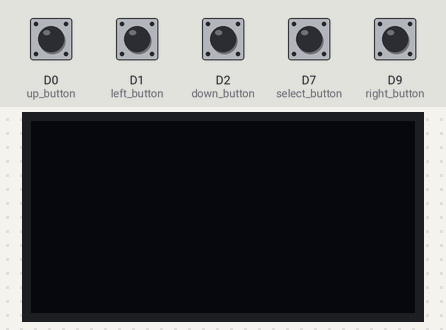
A program run on a simulated CircuitPython board. Parts: 128×64 one-colour display. The inputs (shaded band) are chosen by the test bench; at power-on: D0 (up_button), D1 (left_button), D2 (down_button), D7 (select_button), D9 (right_button) HIGH.

Above: at 1.2 s.
1.3 s: D0 (up_button) pulled LOW for 1 s
At 2.8 s:
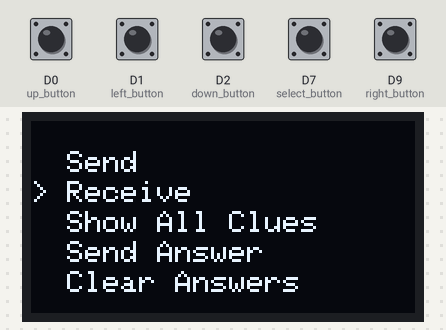
3.8 s: D0 (up_button) pulled LOW for 0.15 s
At 4.3 s:
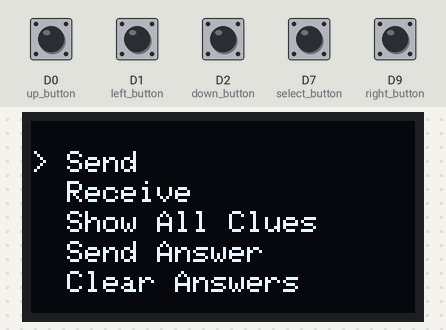
7.0 s: D2 (down_button) pulled LOW for 0.15 s
At 7.9 s:
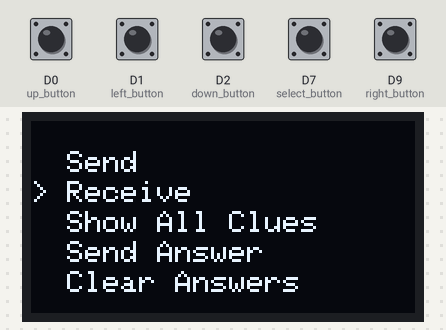
11.1 s: D2 (down_button) pulled LOW for 1 s
At 11.34 s:
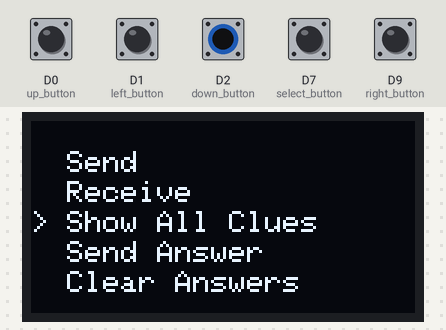
Timing chart, 0 to 14.1 s (numbered marks = the images above; inputs shaded):
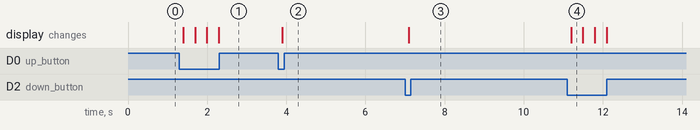

The program:

menu_proto.py
```python
import board
import digitalio
import busio
import adafruit_ssd1306
import time


#------------------------------------------------------
# Global Variables and Init Stuff
#------------------------------------------------------

# iInitialize the display
i2c = busio.I2C(board.SCL, board.SDA)
display = adafruit_ssd1306.SSD1306_I2C(128, 64, i2c)


# Map the 5 way switch to pins
up_button = digitalio.DigitalInOut(board.D0)
up_button.direction = digitalio.Direction.INPUT
up_button.pull = digitalio.Pull.UP

down_button = digitalio.DigitalInOut(board.D2)
down_button.direction = digitalio.Direction.INPUT
down_button.pull = digitalio.Pull.UP

left_button = digitalio.DigitalInOut(board.D1)
left_button.direction = digitalio.Direction.INPUT
left_button.pull = digitalio.Pull.UP

right_button = digitalio.DigitalInOut(board.D9)
right_button.direction = digitalio.Direction.INPUT
right_button.pull = digitalio.Pull.UP

select_button = digitalio.DigitalInOut(board.D7)
select_button.direction = digitalio.Direction.INPUT
select_button.pull = digitalio.Pull.UP

# We need to introduce a DEBOUNCE delay, otherwise the buttons will read inputs REALLY quickly.
DEBOUNCE_TIME = 0.2  # 200 milliseconds, adjust as needed

# main menu and clues menu
# Note: clues menu will have to read from the recieved clues file in flash storage
main_menu = ["Send", "Receive", "Show All Clues", "Send Answer", "Clear Answers"]
clues_menu = ["1", "2", "3", "4", "5"]

#when the user is creating their answer key this list will store it
selected_clues = []

# By default, we start in the main menu
menu = main_menu
is_in_main_menu = True

# The position we are highlighting in our current menu
current_position = 0

#------------------------------------------------------
# Functions that we frequently call
#------------------------------------------------------
# Debounce function
def debounce(button):
    """Wait for the button to be released and then wait for DEBOUNCE_TIME"""
    while button.value:  # Wait for the button to be released
        time.sleep(0.01)  # Sleep for 10 milliseconds
    time.sleep(DEBOUNCE_TIME)  # Wait for the debounce period to expire

# Build and Display our Menu on the OLED
def draw():
    display.fill(0)
    for i, option in enumerate(menu):
        y = 10 + i*10
        if i == current_position:
            display.text('> ' + option, 0, y, 1)
        else:
            display.text('  ' + option, 0, y, 1)
    display.show()

# Main Loop
# Note: ADD DEBOUNCE, its Polling the Button presses WAY too quickly
while True:
    if not up_button.value:  # move up
        current_position = (current_position - 1) % len(menu)
        draw()
        debounce(up_button)


    elif not down_button.value:  # move down
        current_position = (current_position + 1) % len(menu)
        draw()
        debounce(down_button)

    elif not select_button.value:  # select
        if is_in_main_menu:
            if menu[current_position] == "Show All Clues":
                menu = clues_menu
                current_position = 0
                is_in_main_menu = False
            elif menu[current_position] == "Send Answer":
                # Print our selected clues to console
                print("Selected clues: ", selected_clues)
            elif menu[current_position] == "Clear Answers":
                selected_clues.clear()
                print("Answers cleared")
            else:
                print("Selected: ", menu[current_position])
        else:
            selected_clue = menu[current_position]
            if selected_clue not in selected_clues:
                selected_clues.append(selected_clue)
            print("Selected clue: ", selected_clue)


    elif not left_button.value:
        if not is_in_main_menu:
            menu = main_menu
            current_position = 0
            is_in_main_menu = True
        draw()
        debounce(left_button)

    elif not right_button.value:  # do nothing, here for future use
        pass
        debounce(right_button)
```

Measured:
- after the input at 1.3 s, the display: first changes after 0.10 s (image 1 shows a later state)
- after the input at 3.8 s, the display: changes after 0.10 s (image 2)
- after the input at 7.0 s, the display: changes after 0.10 s (image 3)
- after the input at 11.1 s, the display: changes after 0.10 s (image 4)
